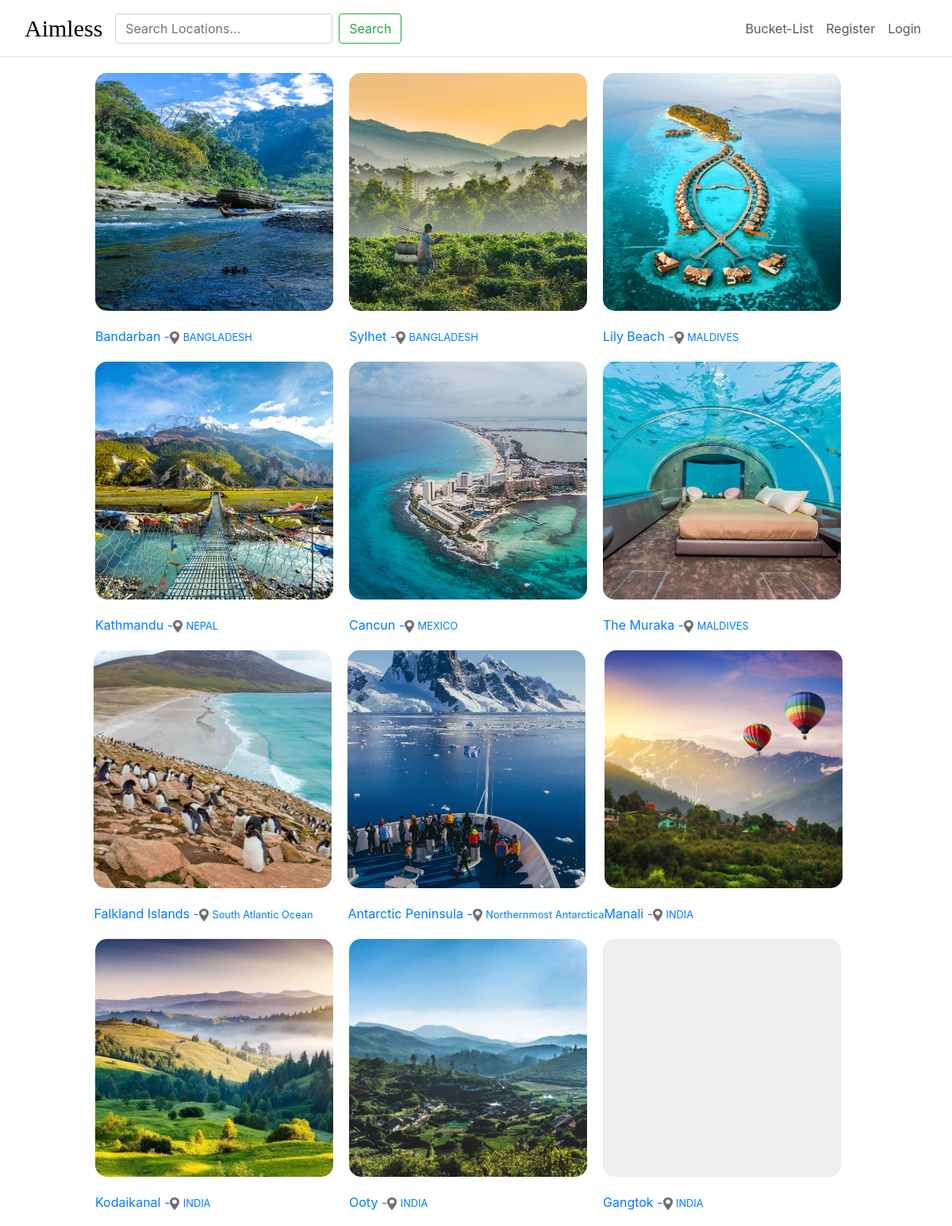
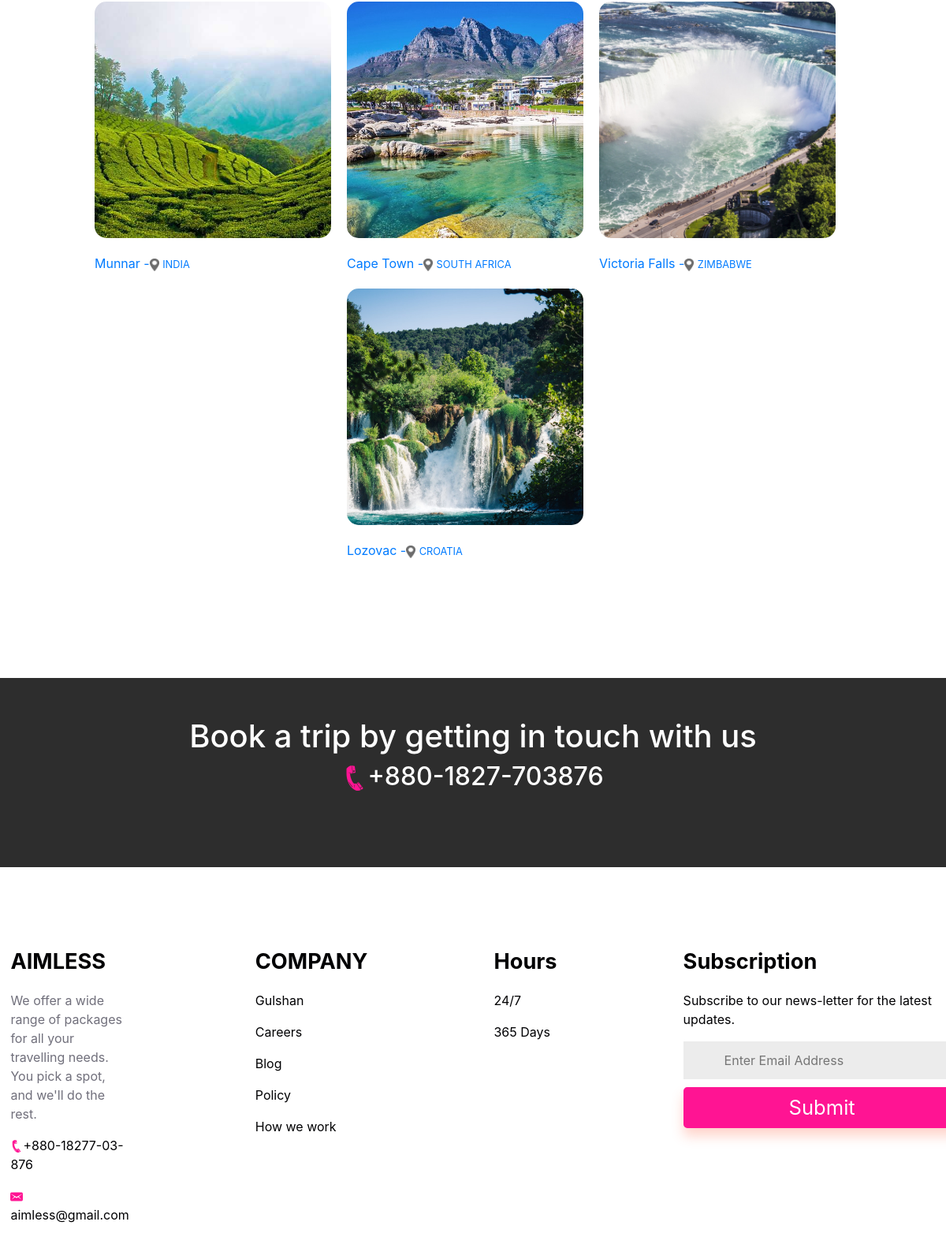
The app's page /search-result with its own data (2 pictures, top to bottom).
### base/models.py (models this page shows, shortened)
class Location(models.Model):
    continent = models.ForeignKey(Continent, on_delete=models.CASCADE)
    country= models.ForeignKey(Country, on_delete=models.CASCADE)
    name = models.CharField(max_length=80, unique=True)
    location_display_image=models.ImageField(upload_to='location_display_image/', null=True, blank=True)
    price = models.DecimalField(max_digits=10, decimal_places=0, default=0, null= True, blank=True)

class Country(models.Model):
    continent=models.ForeignKey(Continent, on_delete=models.CASCADE)
    name= models.CharField(max_length=30)
    def __str__(self):
        return self.name
    class Meta:
        ordering=['name']

### base/views.py (the view)
# urls.py: path('search-result', views.SearchView.as_view(), name='search-result'),
class SearchView(View):
    template_name = 'base/search.html'
    def get(self, request):
        q = request.GET.get('q', '')
        locations = Location.objects.filter(Q(name__icontains=q) |
                                            Q(continent__name__icontains=q) |
                                            Q(country__name__icontains=q))
        location_count = locations.count()
        context = {'locations': locations, 'location_count': location_count}
        return render(request, self.template_name, context)

### base/templates/base/search.html (shortened to what this page needs)
{% extends 'main.html' %}
{% block content %}
{% load static %}
<link rel="stylesheet" type="text/css" href={% static 'css/home.css'%}>
<div class="location_button">
    {% for location in locations%}
    <div>
        <a href="{% url 'location' location.id %}">
            <button id="continent_locations" style="background-image: url({{location.location_display_image.url}});"></button>
             <br><span>{{location.name}} -<a href ={%url 'country-locations' location.country.id%}><img src={% static 'images/location.png'%} width='12' height='16'  > <small>{{location.country}}</small></span></a>
    </div>
    {%endfor%}
</div>
{% endblock content%}

### static/css/home.css (style rules this page uses)
.location_button { display: flex; justify-content: center; align-items: center; flex-wrap: wrap; }
#continent_locations { background-size: cover ; background-repeat: no-repeat; background-position: center; width: 300px; height: 300px; margin: 20px; margin-left: 0; border: 0px; border-radius: 15px; justify-content: flex-end; align-items: center; border-color: brown; }
a:link { text-decoration: none; }

### records on screen
Location: location_display_image (picture), name "Bandarban", country "BANGLADESH"
Location: location_display_image (picture), name "Sylhet", country "BANGLADESH"
Location: location_display_image (picture), name "Lily Beach", country "MALDIVES"
Location: location_display_image (picture), name "Kathmandu", country "NEPAL"
Location: location_display_image (picture), name "Cancun", country "MEXICO"
Location: location_display_image (picture), name "The Muraka", country "MALDIVES"
Location: location_display_image (picture), name "Falkland Islands", country "South Atlantic Ocean"
Location: location_display_image (picture), name "Antarctic Peninsula", country "Northernmost Antarctica"
Location: location_display_image (picture), name "Manali", country "INDIA"
Location: location_display_image (picture), name "Kodaikanal", country "INDIA"
Location: location_display_image (picture), name "Ooty", country "INDIA"
Location: name "Gangtok", country "INDIA"
Location: location_display_image (picture), name "Munnar", country "INDIA"
Location: location_display_image (picture), name "Cape Town", country "SOUTH AFRICA"
Location: location_display_image (picture), name "Victoria Falls", country "ZIMBABWE"
Location: location_display_image (picture), name "Lozovac", country "CROATIA"
